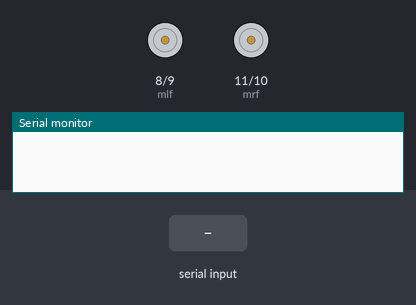
Bench run of a sketch on a simulated Arduino Uno, built with avr-gcc and run on an emulated ATmega328P. Parts: motor-driver pin pairs drawn as motors (green arrow = first pin HIGH = forward, orange = second pin HIGH = backward, longer = more drive), the last lines printed to the serial monitor. Inputs (shaded band) come from the test bench.

Above: at 1.2 s.
1.3 s: "F" received over the second serial link
At 2.5 s:
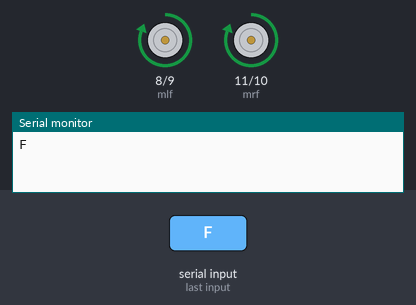
2.8 s: "B" received over the second serial link
At 3.8 s:
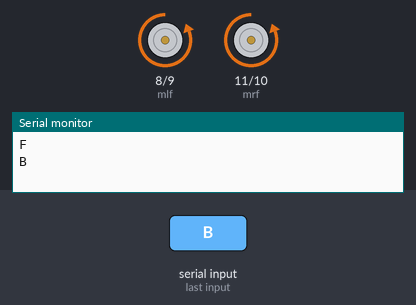
4.3 s: "L" received over the second serial link
At 4.9 s:
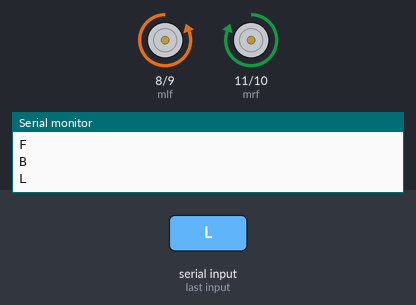
5.8 s: "R" received over the second serial link
At 7.2 s:
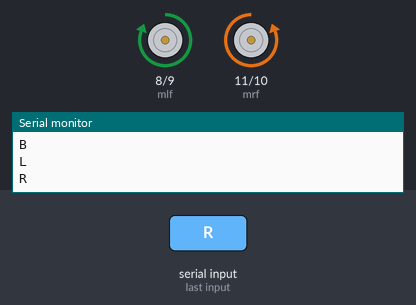
Timing chart, 0 to 8.3 s (numbered marks = the images above; inputs shaded):
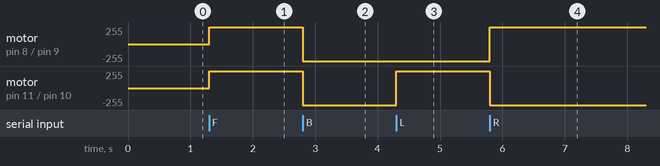

Measured:
- after the input at 1.3 s, motor on pin 8 (mlf) / pin 9 (mlb), motor on pin 11 (mrf) / pin 10 (mrb): stopped → forward 255/255 at once
- after the input at 2.8 s, motor on pin 8 (mlf) / pin 9 (mlb), motor on pin 11 (mrf) / pin 10 (mrb): forward 255/255 → backward 255/255 at once
- after the input at 4.3 s, motor on pin 11 (mrf) / pin 10 (mrb): backward 255/255 → forward 255/255 at once
- after the input at 5.8 s, motor on pin 8 (mlf) / pin 9 (mlb): backward 255/255 → forward 255/255 at once; motor on pin 11 (mrf) / pin 10 (mrb): forward 255/255 → backward 255/255 at once

The sketch:

traffic3.ino
```cpp
#include <SoftwareSerial.h>
SoftwareSerial car(0,1);
// right motor
int mrb = 10;
int mrf = 11;


// left motor
int mlb = 9;
int mlf = 8;

// command
char cmd;

//car motion
void forward(){
  digitalWrite(mrf,HIGH );
  digitalWrite(mrb,LOW );
  digitalWrite(mlf,HIGH );
  digitalWrite(mlb,LOW );
}
void backward(){
  digitalWrite(mrf,LOW );
  digitalWrite(mrb,HIGH );
  digitalWrite(mlf,LOW );
  digitalWrite(mlb,HIGH );
}
void left(){
  digitalWrite(mrf,HIGH );
  digitalWrite(mrb,LOW );
  digitalWrite(mlf,LOW );
  digitalWrite(mlb,HIGH );
}
void right(){
  digitalWrite(mrf,LOW );
  digitalWrite(mrb,HIGH );
  digitalWrite(mlf,HIGH );
  digitalWrite(mlb,LOW );
}
void STOP(){
  digitalWrite(mrf,LOW );
  digitalWrite(mrb,LOW );
  digitalWrite(mlf,LOW );
  digitalWrite(mlb,LOW );
}
void setup() {
  car.begin(9600);
  Serial.begin(9600);
  // put your setup code here, to run once:
  pinMode(mrf, OUTPUT);
   pinMode(mrb, OUTPUT);
    pinMode(mlf, OUTPUT);
     pinMode(mlb, OUTPUT);
}

void loop() {
  // put your main code here, to run repeatedly:
  if(car.available()>0){
    cmd = car.read();
    Serial.println(cmd);
  }
 if(cmd=='F'||cmd=='f'){
      forward();

    }
else if(cmd=='B'||cmd=='b'){
  backward();

    }
    else if(cmd=='L'||cmd=='l'){
      left();

    }
    else if(cmd=='R'||cmd=='r'){
      right();}


    else if(cmd=='S'||cmd=='s'){ STOP();}

}
```
